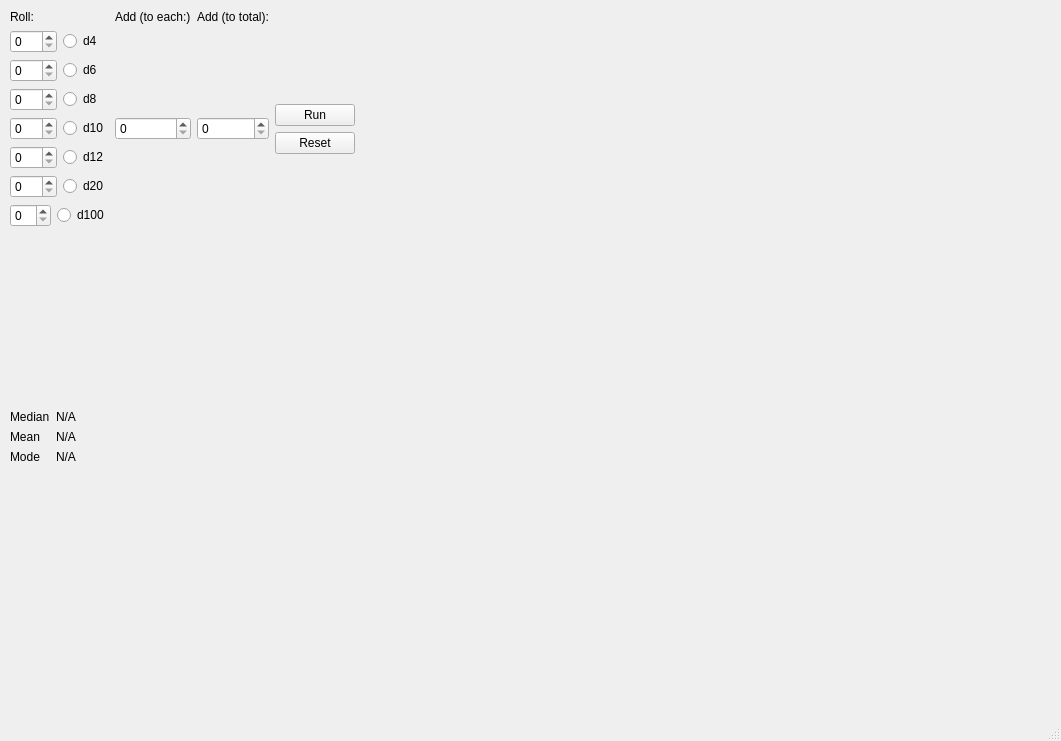
<?xml version="1.0" encoding="UTF-8"?>
<ui version="4.0">
 <class>MainWindow</class>
 <widget class="QMainWindow" name="MainWindow">
  <property name="geometry">
   <rect>
    <x>0</x>
    <y>0</y>
    <width>1061</width>
    <height>741</height>
   </rect>
  </property>
  <property name="windowTitle">
   <string>MainWindow</string>
  </property>
  <widget class="QWidget" name="centralwidget">
   <widget class="QWidget" name="">
    <property name="geometry">
     <rect>
      <x>10</x>
      <y>10</y>
      <width>761</width>
      <height>571</height>
     </rect>
    </property>
    <layout class="QVBoxLayout" name="mainLayout" stretch="1,1,1">
     <item>
      <layout class="QGridLayout" name="diceGridLayout">
       <item row="1" column="0">
        <layout class="QGridLayout" name="gridLayout">
         <item row="0" column="0">
          <layout class="QHBoxLayout" name="d4HLayout">
           <item>
            <widget class="QSpinBox" name="d4SpinBox"/>
           </item>
           <item>
            <widget class="QRadioButton" name="d4RadioButton">
             <property name="text">
              <string>d4</string>
             </property>
            </widget>
           </item>
          </layout>
         </item>
         <item row="1" column="0">
          <layout class="QHBoxLayout" name="d6HLayout">
           <item>
            <widget class="QSpinBox" name="d6SpinBox"/>
           </item>
           <item>
            <widget class="QRadioButton" name="d6RadioButton">
             <property name="text">
              <string>d6</string>
             </property>
            </widget>
           </item>
          </layout>
         </item>
         <item row="2" column="0">
          <layout class="QHBoxLayout" name="d8HLayout">
           <item>
            <widget class="QSpinBox" name="d8SpinBox"/>
           </item>
           <item>
            <widget class="QRadioButton" name="d8RadioButton">
             <property name="text">
              <string>d8</string>
             </property>
            </widget>
           </item>
          </layout>
         </item>
         <item row="3" column="0">
          <layout class="QHBoxLayout" name="d10HLayout">
           <item>
            <widget class="QSpinBox" name="d10SpinBox"/>
           </item>
           <item>
            <widget class="QRadioButton" name="d10RadioButton">
             <property name="text">
              <string>d10</string>
             </property>
            </widget>
           </item>
          </layout>
         </item>
         <item row="4" column="0">
          <layout class="QHBoxLayout" name="d12HLayout">
           <item>
            <widget class="QSpinBox" name="d12SpinBox"/>
           </item>
           <item>
            <widget class="QRadioButton" name="d12RadioButton">
             <property name="text">
              <string>d12</string>
             </property>
            </widget>
           </item>
          </layout>
         </item>
         <item row="5" column="0">
          <layout class="QHBoxLayout" name="d20HLayout">
           <item>
            <widget class="QSpinBox" name="d20SpinBox"/>
           </item>
           <item>
            <widget class="QRadioButton" name="d20RadioButton">
             <property name="text">
              <string>d20</string>
             </property>
            </widget>
           </item>
          </layout>
         </item>
         <item row="6" column="0">
          <layout class="QHBoxLayout" name="d100HLayout">
           <item>
            <widget class="QSpinBox" name="d100SpinBox"/>
           </item>
           <item>
            <widget class="QRadioButton" name="d100RadioButton">
             <property name="text">
              <string>d100</string>
             </property>
            </widget>
           </item>
          </layout>
         </item>
        </layout>
       </item>
       <item row="0" column="1">
        <widget class="QLabel" name="label_3">
         <property name="text">
          <string>Add (to each:)</string>
         </property>
        </widget>
       </item>
       <item row="1" column="1">
        <widget class="QSpinBox" name="eachAddSpinBox"/>
       </item>
       <item row="0" column="0">
        <widget class="QLabel" name="label">
         <property name="text">
          <string>Roll:</string>
         </property>
        </widget>
       </item>
       <item row="0" column="2">
        <widget class="QLabel" name="label_2">
         <property name="text">
          <string>Add (to total):</string>
         </property>
        </widget>
       </item>
       <item row="1" column="4">
        <spacer name="diceSpacer">
         <property name="orientation">
          <enum>Qt::Horizontal</enum>
         </property>
         <property name="sizeHint" stdset="0">
          <size>
           <width>40</width>
           <height>20</height>
          </size>
         </property>
        </spacer>
       </item>
       <item row="1" column="2">
        <widget class="QSpinBox" name="totalAddSpinBox"/>
       </item>
       <item row="1" column="3">
        <layout class="QVBoxLayout" name="buttonLayout">
         <item>
          <spacer name="verticalSpacer">
           <property name="orientation">
            <enum>Qt::Vertical</enum>
           </property>
           <property name="sizeHint" stdset="0">
            <size>
             <width>20</width>
             <height>40</height>
            </size>
           </property>
          </spacer>
         </item>
         <item>
          <widget class="QPushButton" name="runButton">
           <property name="text">
            <string>Run</string>
           </property>
          </widget>
         </item>
         <item>
          <widget class="QPushButton" name="resetButton">
           <property name="text">
            <string>Reset</string>
           </property>
          </widget>
         </item>
         <item>
          <spacer name="verticalSpacer_2">
           <property name="orientation">
            <enum>Qt::Vertical</enum>
           </property>
           <property name="sizeHint" stdset="0">
            <size>
             <width>20</width>
             <height>40</height>
            </size>
           </property>
          </spacer>
         </item>
        </layout>
       </item>
      </layout>
     </item>
     <item>
      <widget class="QWidget" name="graphWidget" native="true"/>
     </item>
     <item>
      <layout class="QFormLayout" name="statsForm">
       <property name="sizeConstraint">
        <enum>QLayout::SetMaximumSize</enum>
       </property>
       <item row="0" column="0">
        <widget class="QLabel" name="medianLabel">
         <property name="text">
          <string>Median</string>
         </property>
        </widget>
       </item>
       <item row="1" column="0">
        <widget class="QLabel" name="meanLabel">
         <property name="text">
          <string>Mean</string>
         </property>
        </widget>
       </item>
       <item row="2" column="0">
        <widget class="QLabel" name="modeLabel">
         <property name="text">
          <string>Mode</string>
         </property>
        </widget>
       </item>
       <item row="0" column="1">
        <widget class="QLabel" name="medianValue">
         <property name="text">
          <string>N/A</string>
         </property>
        </widget>
       </item>
       <item row="1" column="1">
        <widget class="QLabel" name="meanValue">
         <property name="text">
          <string>N/A</string>
         </property>
        </widget>
       </item>
       <item row="2" column="1">
        <widget class="QLabel" name="modeValue">
         <property name="text">
          <string>N/A</string>
         </property>
        </widget>
       </item>
      </layout>
     </item>
    </layout>
   </widget>
  </widget>
  <widget class="QStatusBar" name="statusbar"/>
 </widget>
 <resources/>
 <connections/>
</ui>
